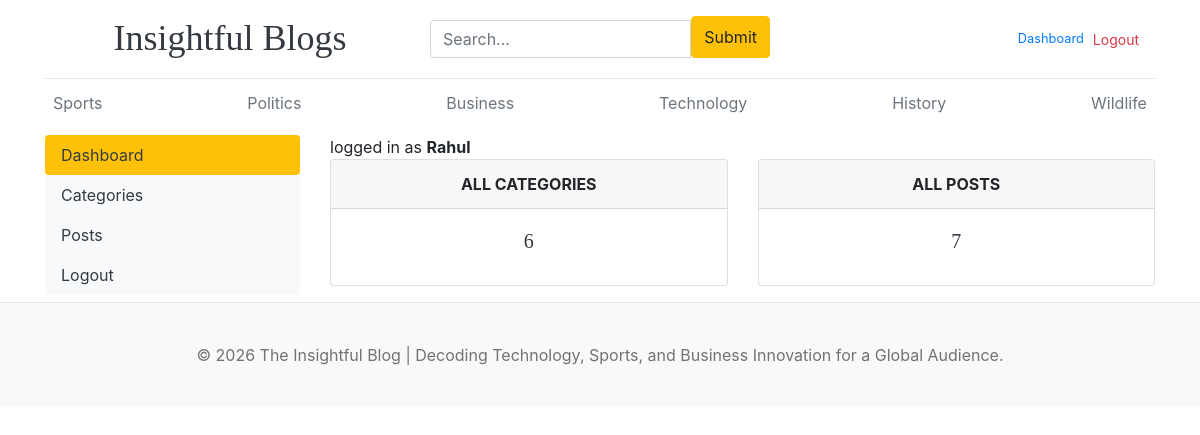
Page /dashboard/ (signed in) on the earlier database version.
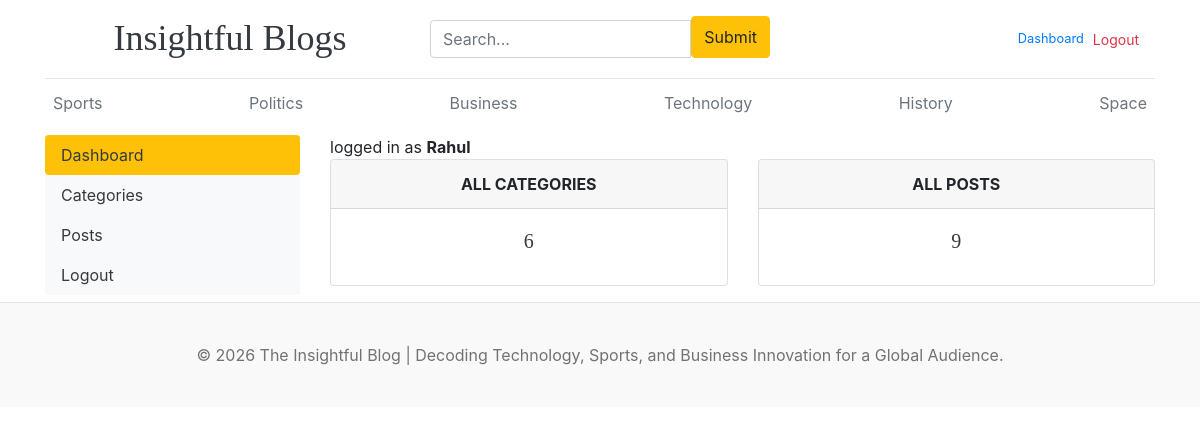
Same page on the later database version.
### blogs/models.py (models this page shows, shortened)
class Category(models.Model):
    category_name = models.CharField(max_length=50, unique=True)
    created_at = models.DateTimeField(auto_now_add=True)
    updated_at = models.DateTimeField(auto_now_add=True)
    class Meta:
        verbose_name_plural = "Categories"

### dashboards/views.py (the view)
# urls.py: path('dashboard/', include('dashboards.urls')),
@login_required(login_url="login")
def dashboard(request):
    category_count = Category.objects.all().count()
    blogs_count = Blog.objects.all().count()
    context = {"category_count": category_count, "blogs_count": blogs_count}
    return render(request, "dashboard/dashboard.html", context)

### blogs/context_processors.py (called while the page is built)
def get_categories(request):
    categories = Category.objects.all()
    return dict(categories=categories)

def get_social_links(request):
    social_links = SocialLink.objects.all()
    return dict(social_links=social_links)

### templates/dashboard/dashboard.html
{% extends 'base.html' %}
{% block content %}
<div class="row">
    {% include 'dashboard/sidebar.html' %}
    <div class="col-md-9">
        <span>logged in as <strong>{{ user }}</strong></span>
        <div class="row">
            <div class="col">
                <div class="card border-default mb-3">
                    <div class="card-header text-center text-uppercase font-weight-bold">
                        All Categories
                    </div>
                    <div class="card-body text-dark">
                        <h5 class="card-title text-center">{{ category_count }}</h5>
                    </div>
                </div>
            </div>
            <div class="col">
                <div class="card border-default mb-3">
                    <div class="card-header text-center text-uppercase font-weight-bold">
                        All Posts
                    </div>
                    <div class="card-body text-dark">
                        <h5 class="card-title text-center">{{ blogs_count }}</h5>
                    </div>
                </div>
            </div>
        </div>
    </div>
</div>
{% endblock %}

### templates/base.html (shortened to what this page needs)
{% load static %}
<!DOCTYPE html>
<html lang="en">
<head>
    <link href="https://getbootstrap.com/docs/4.0/dist/css/bootstrap.min.css" rel="stylesheet">
    <link href="{% static 'css/blog.css' %}" rel="stylesheet">
    <link rel="stylesheet" href="https://cdnjs.cloudflare.com/ajax/libs/font-awesome/4.7.0/css/font-awesome.min.css">
</head>
<body>
    <div class="container">
        <header class="blog-header py-3 container">
            <div class="row gy-3 justify-content-between align-items-center">
                <div class="col-12 col-lg-4 text-center text-lg-start">
                    <a class="blog-header-logo text-dark h4 text-decoration-none fw-bold" href="/">Insightful Blogs</a>
                </div>
                <div class="col-12 col-lg-4">
                    <form action="{% url 'search' %}" method="GET">
                        <div class="input-group mb-1">
                            <input class="form-control mt-1" type="text" name="keyword" value="{{ keyword }}"
                                placeholder="Search..." aria-label="Search" aria-describedby="button-search" />
                            <button class="btn btn-warning" id="button-search" type="submit">Submit</button>
                        </div>
                    </form>
                </div>
                <div class="col-12 col-lg-4 d-flex justify-content-center justify-content-lg-end align-items-center">
                    {% if not user.is_authenticated %}
                    <a class="btn btn-sm btn-warning m-1" href="{% url 'login' %}">Log In</a>
                    <a class="btn btn-sm btn-outline-secondary m-1" href="{% url 'register' %}">Register</a>
                    {% else %}
                    <div class="text-muted small me-3"><a href="{% url 'dashboard' %}">Dashboard</a></div>
                    <a href="{% url 'logout' %}"
                        class="btn btn-sm btn-link text-danger text-decoration-none p-0">Logout</a>
                    {% endif %}
                </div>
            </div>
        </header>
        <div class="nav-scroller py-1 mb-2">
            <nav class="nav d-flex justify-content-between">
                {% for cat in categories %}
                <a class="p-2 text-muted" href="{% url 'posts_by_category' cat.id %}">{{cat.category_name}}</a>
                {% endfor %}
            </nav>
        </div>
        {% block content %}
        {% endblock %}
    </div>
    <footer class="blog-footer">
        <p>© 2026 The Insightful Blog | Decoding Technology, Sports, and Business Innovation for a Global Audience.</p>
    </footer>
</body>
</html>

Differences in the rows shown:
changed Category: category_name "Wildlife" → "Space"
Other differences:
{{ blogs_count }}: "7" → "9"
